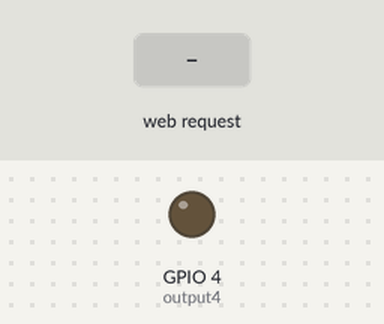
A sketch run on a simulated ESP8266 (NodeMCU). Shown: output pins drawn as LEDs (lit = HIGH). The test bench sets the inputs (shaded band). WiFi joins after 1.5 s; servers stay silent unless stated; not simulated (calls return 0 or success): Wifi_Credentials.h; what the sketch prints to the serial monitor is not drawn.

Above: at 2.7 s.
2.8 s: HTTP request GET /4/on received
At 3.7 s:
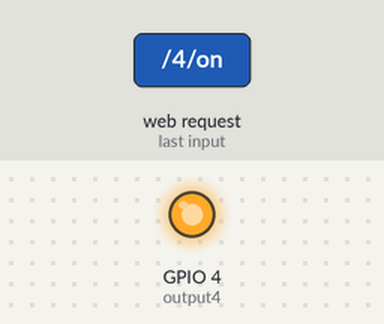
4.3 s: HTTP request GET /4/off received
At 4.9 s:
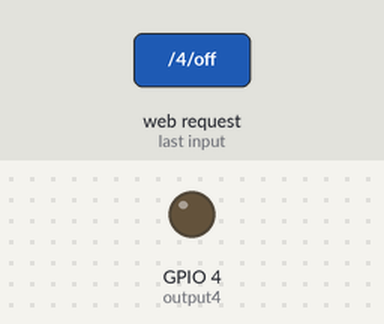
Timing chart, 0 to 7.3 s (numbered marks = the images above; inputs shaded):
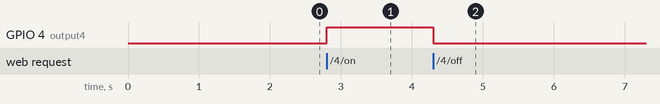

The sketch:

ESP8266_Web_Interface.ino
```cpp
/*********
Web interface for ESP8266
  modded vsn of tutorial by Rui Santos
  Complete project details at http://randomnerdtutorials.com
*********/

// Load Wi-Fi library
#include <ESP8266WiFi.h>
#include <Wifi_Credentials.h>
// Replace with your network credentials
const char* ssid     = WIFI_SSID;
const char* password = WIFI_PASSWORD;

// Set web server port number to 80
WiFiServer server(80);

// Variable to store the HTTP request
String header;

// Auxiliar variables to store the current output state
String output4State = "off";

// Assign output variables to GPIO pins
const int output4 = 4;

void setup() {
  Serial.begin(115200);
  // Initialize the output variables as outputs
  pinMode(output4, OUTPUT);
  // Set outputs to LOW
  digitalWrite(output4, LOW);

  // Connect to Wi-Fi network with SSID and password
  Serial.print("Connecting to ");
  Serial.println(ssid);
  WiFi.begin(ssid, password);
  while (WiFi.status() != WL_CONNECTED) {
    delay(500);
    Serial.print(".");
  }
  // Print local IP address and start web server
  Serial.println("");
  Serial.println("WiFi connected.");
  Serial.println("IP address: ");
  Serial.println(WiFi.localIP());
  server.begin();
}

void loop(){
  WiFiClient client = server.available();   // Listen for incoming clients

  if (client) {                             // If a new client connects,
    Serial.println("New Client.");          // print a message out in the serial port
    String currentLine = "";                // make a String to hold incoming data from the client
    while (client.connected()) {            // loop while the client's connected
      if (client.available()) {             // if there's bytes to read from the client,
        char c = client.read();             // read a byte, then
        Serial.write(c);                    // print it out the serial monitor
        header += c;
        if (c == '\n') {                    // if the byte is a newline character
          // if the current line is blank, you got two newline characters in a row.
          // that's the end of the client HTTP request, so send a response:
          if (currentLine.length() == 0) {
            // HTTP headers always start with a response code (e.g. HTTP/1.1 200 OK)
            // and a content-type so the client knows what's coming, then a blank line:
            client.println("HTTP/1.1 200 OK");
            client.println("Content-type:text/html");
            client.println("Connection: close");
            client.println();

            // turns the GPIOs on and off
            if (header.indexOf("GET /4/on") >= 0) {
              Serial.println("GPIO 4 on");
              output4State = "on";
              digitalWrite(output4, HIGH);
            } else if (header.indexOf("GET /4/off") >= 0) {
              Serial.println("GPIO 4 off");
              output4State = "off";
              digitalWrite(output4, LOW);
            }

            // Display the HTML web page
            client.println("<!DOCTYPE html><html>");
            client.println("<head><meta name=\"viewport\" content=\"width=device-width, initial-scale=1\">");
            client.println("<link rel=\"icon\" href=\"data:,\">");
            // CSS to style the on/off buttons
            // Feel free to change the background-color and font-size attributes to fit your preferences
            client.println("<style>html { font-family: Helvetica; display: inline-block; margin: 0px auto; text-align: center;}");
            client.println(".button { background-color: #195B6A; border: none; color: white; padding: 16px 40px;");
            client.println("text-decoration: none; font-size: 30px; margin: 2px; cursor: pointer;}");
            client.println(".button2 {background-color: #77878A;}</style></head>");

            // Web Page Heading
            client.println("<body><h1>ESP8266 Web Server</h1>");

            // Display current state, and ON/OFF buttons for GPIO 4
            client.println("<p>GPIO 4 - State " + output4State + "</p>");
            // If the output4State is off, it displays the ON button
            if (output4State=="off") {
              client.println("<p><a href=\"/4/on\"><button class=\"button\">ON</button></a></p>");
            } else {
              client.println("<p><a href=\"/4/off\"><button class=\"button button2\">OFF</button></a></p>");
            }
            client.println("</body></html>");

            // The HTTP response ends with another blank line
            client.println();
            // Break out of the while loop
            break;
          } else { // if you got a newline, then clear currentLine
            currentLine = "";
          }
        } else if (c != '\r') {  // if you got anything else but a carriage return character,
          currentLine += c;      // add it to the end of the currentLine
        }
      }
    }
    // Clear the header variable
    header = "";
    // Close the connection
    client.stop();
    Serial.println("Client disconnected.");
    Serial.println("");
  }
}
```

Measured:
- after the input at 2.8 s, GPIO 4 (output4): LOW → HIGH at once
- after the input at 4.3 s, GPIO 4 (output4): HIGH → LOW at once
